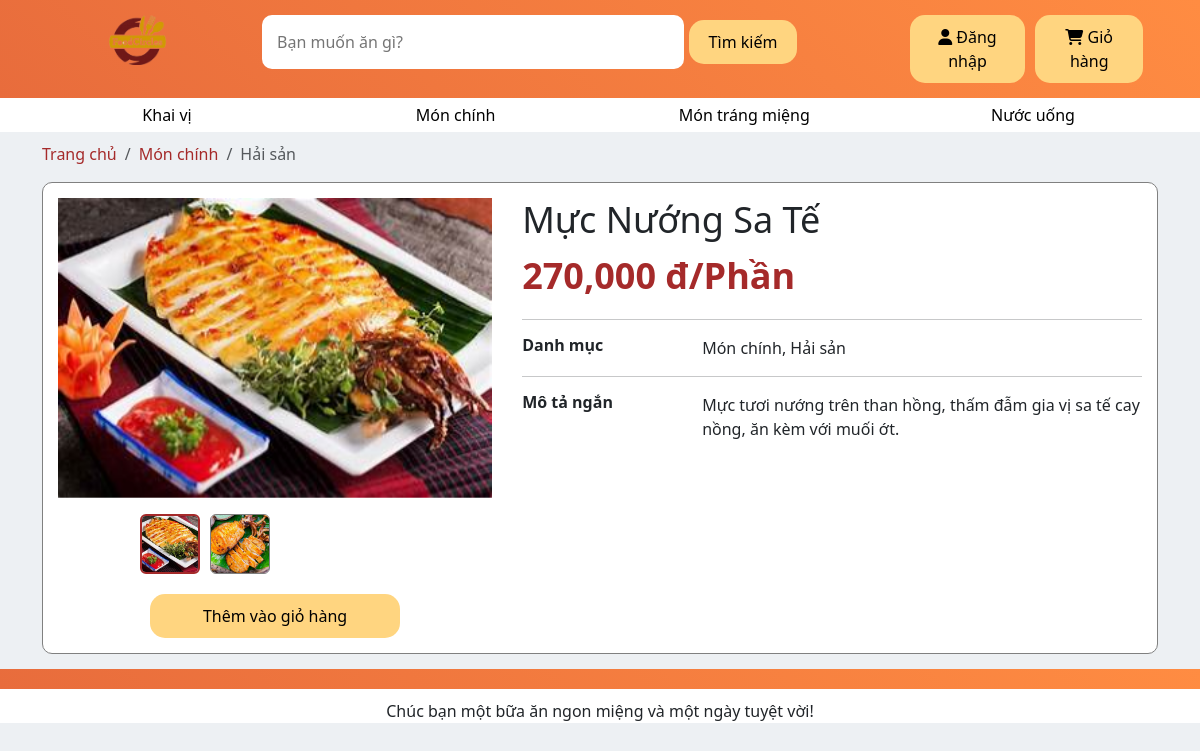
Screenshot of /Món chính/Hải sản/Mực Nướng Sa Tế/ with the database file from the repository.
### products/models.py (models this page shows, shortened)
class Category_lv1(models.Model):
    UNIT_TYPE_CHOICES = [
        ('Khai vị', 'Khai vị'),
        ('Món chính', 'Món chính'),
        ('Món tráng miệng', 'Món tráng miệng'),
        ('Nước uống', 'Nước uống'),
    ]
    cate_1 = models.CharField(max_length=500, choices=UNIT_TYPE_CHOICES) # Tên phân loại món ăn cấp 1
    def __str__(self) -> str:
        return self.cate_1

class Category_lv2(models.Model):
    cate_1 = models.ForeignKey(Category_lv1, on_delete=models.SET_NULL, null=True, blank=False) # Khóa ngoại tham chiếu đến phân loại món ăn cấp 1
    cate_2 = models.CharField(max_length=500) # Tên phân loại món ăn cấp 2
    num_products = models.IntegerField(default=0) # Số loại món ăn thuộc phân loại cấp 2
    def __str__(self) -> str:
        return self.cate_2

class Product(models.Model):
    prod_name = models.CharField(max_length=500) # Tên món ăn
    prod_price = models.IntegerField() # Giá món ăn
    prod_cate_lv1 = models.ForeignKey(Category_lv1, on_delete=models.SET_NULL, null=True, blank=False) # Khóa ngoại tham chiếu đến phân loại món ăn cấp 1
    prod_cate_lv2 = models.ForeignKey(Category_lv2, on_delete=models.SET_NULL, null=True, blank=False) # Khóa ngoại tham chiếu đến phân loại món ăn cấp 2
    prod_description = models.CharField(max_length=500,null=True, blank=False) # Thông tin về món ăn
    def formatted_price(self):
        return "{:,.0f}".format(self.prod_price)

### products/views.py (the view)
# urls.py: path('<str:cate_lv1_name>/<str:cate_lv2_name>/<str:product_name>/', views.ChiTietSanPham, name='product_detail'),
def ChiTietSanPham(request, cate_lv1_name, cate_lv2_name, product_name):
    cate_lv1 = get_object_or_404(Category_lv1, cate_1=cate_lv1_name)
    cate_lv2 = get_object_or_404(Category_lv2, cate_2=cate_lv2_name, cate_1=cate_lv1)
    product = get_object_or_404(Product, prod_name=product_name, prod_cate_lv1=cate_lv1, prod_cate_lv2=cate_lv2)
    images = Product_Image.objects.filter(product=product)
    images_with_url = [{'url': img.ImageURL, 'is_avatar': img.is_avatar} for img in images]
    product.prod_price_formatted = product.formatted_price()
    breadcrumb = [
        {"name": "Trang chủ", "url": "/"},
        {"name": cate_lv1.cate_1, "url": f"/{cate_lv1.cate_1}/"},
        {"name": cate_lv2.cate_2, "url": f"/{cate_lv1.cate_1}/{cate_lv2.cate_2}/"}
    ]
    context = {
        'cate_lv1': cate_lv1,
        'cate_lv2': cate_lv2,
        'product': product,
        'images': images_with_url,
        'breadcrumb': breadcrumb
    }
    return render(request, 'ChiTietSanPham.html', context)

### products/context_processors.py (called while the page is built)
def nav_categories(request):
    categories_data = []
    categories_lv1 = Category_lv1.objects.all()
    for cate_lv1 in categories_lv1:
        categories_lv2 = Category_lv2.objects.filter(cate_1=cate_lv1)
        categories_data.append({
            "cate_lv1": cate_lv1,
            "categories_lv2": categories_lv2
        })
    return {
        "categories_data": categories_data
    }

def cart_item_count(request):
    if request.user.is_authenticated:
        customer = request.user
        cart_items = Cart.objects.filter(cart_customer=customer)
        item_count = cart_items.count()  # Số loại sản phẩm trong giỏ hàng
    else:
        item_count = 0  # Người dùng chưa đăng nhập
    return {'cart_item_count': item_count}

### products/models.py (called while the page is built)
    @property
    def ImageURL(self):
        try:
            url = self.prod_image.url
        except :
            url = ''
        return url

### products/templates/ChiTietSanPham.html (shortened to what this page needs)
{% extends 'base.html' %}
{% load static %}
{% block content %}
<link rel="stylesheet" href="{% static 'css/ctsp_tyle.css' %}">
<section class="bread-crumb">
    <div class="container">
        <nav aria-label="breadcrumb">
            <ol class="breadcrumb">
                {% for item in breadcrumb %}
                    {% if forloop.last %}
                        <li class="breadcrumb-item active" aria-current="page">{{ item.name }}</li>
                    {% else %}
                        <li class="breadcrumb-item"><a href="{{ item.url }}">{{ item.name }}</a></li>
                    {% endif %}
                {% endfor %}
            </ol>
        </nav>
    </div>
</section>
    <section>
        <div class="container">
            <div class="box">
                <div class="col-sm-5">
                    <div id="carouselExampleIndicators" class="carousel slide">
                        <div class="carousel-inner">
                            {% for img in images %}
                            <div class="carousel-item {% if forloop.first %}active{% endif %}" data-bs-slide-to="{{ forloop.counter0 }}">
                                <img src="{{ img.url }}" class="d-block w-100" alt="Slide {{ forloop.counter }}">
                            </div>
                            {% endfor %}
                        </div>
                        <div class="thumbnails-container d-flex align-items-center justify-content-center mt-3">
                            <div class="carousel-thumbnails-wrapper overflow-hidden mx-2">
                                <div class="carousel-thumbnails d-flex">
                                    {% for img in images %}
                                    <img src="{{ img.url }}"
                                        data-bs-target="#carouselExampleIndicators" data-bs-slide-to="{{ forloop.counter0 }}"
                                        class="{% if forloop.first %}active-thumbnail{% endif %}"
                                        alt="Thumbnail {{ forloop.counter }}">
                                    {% endfor %}
                                </div>
                            </div>
                        </div>
                    </div>
                    <div class="addtocart-buy">
                        <button data-product="{{ product.id }}" data-action="add" class="addtocart update-cart">Thêm vào giỏ hàng</button>
                    </div>
                </div>
                <div class="col-sm-7">
                    <h1>{{product.prod_name}}</h1>
                    <div class="product-info">
                        <p class="price">{{product.prod_price_formatted}} đ/Phần</p>
                    </div>
                    <div class="overall">
                        <hr>
                        <div class="overall-item">
                            <h3>Danh mục</h3>
                            <p>{{product.prod_cate_lv1}}, {{product.prod_cate_lv2}}</p>
                        </div>
                        <hr>
                        <div class="overall-item">
                            <h3>Mô tả ngắn</h3>
                            <p>{{product.prod_description}}</p>
                        </div>
                    </div>
                </div>
            </div>
        </div>
    </section>
{% endblock %}

### products/templates/base.html (shortened to what this page needs)
{% load static %}
<!doctype html>
<html lang="en">
<head>
    <link href="https://cdn.jsdelivr.net/npm/bootstrap@5.3.3/dist/css/bootstrap.min.css" rel="stylesheet"
>
    <link rel="stylesheet" href = "{% static 'css/base.css' %}">
</head>
<body>
    <header>
        <div class="container">
            <div class="main-header">
                <div class="row">
                    <div class="col-xl-2">
                        <a href="{% url 'TrangChu' %}">
                            <div class="logo">
                                <img src="{% static 'image\logo.png' %}" alt="Logo">
                            </div>
                        </a>
                    </div>
                    <div class="col-xl-7">
                        <form class="search" method = POST action = "{% url "TimKiem" %}">
                            <input class="search-bar" type="search"
                                placeholder="Bạn muốn ăn gì?" name="searched" required>
                            <button class="search-btn" type="submit">Tìm kiếm</button>
                        </form>
                    </div>
                    <div class="col-xl-3">
                        {% if user.is_authenticated %}
                            <div class="customer">
                                <div class="dropdown">
                                    <button><i class="fa-solid fa-user"></i> {{ user.username }}</button>
                                    <div class="dropdown-content">
                                        <ul>
                                            <li>
                                                <a href="{% url 'TrangCaNhan' %}">
                                                    Thông tin cá nhân
                                                </a>
                                            </li>
                                            <li>
                                                <a href="{% url 'DonHangCuaToi' %}">
                                                    Đơn hàng của tôi
                                                </a>
                                            </li>
                                            <li>
                                                <a href="{% url 'DangXuat' %}" id="logout-link">
                                                    Đăng xuất
                                                </a>
                                            </li>
                                        </ul>
                                    </div>
                                </div>
                                {% comment %} Nếu có sản phẩm trong giỏ mới hiện {% endcomment %}
                                {% if cart_item_count > 0 %}
                                <p class="qnt_item">{{ cart_item_count }}</p>
                                {% endif %}
                                <button class="cart" onclick="window.location.href = '{% url 'GioHang' %}'">
                                    <i class="fa-solid fa-cart-shopping"></i> Giỏ hàng
                                </button>
                            </div>
                        {% else %}
                            <div class="customer">
                                <button onclick="window.location.href = '{% url 'DangNhap' %}'">
                                    <i class="fa-solid fa-user"></i> Đăng nhập
                                </button>
                                <button class="cart" onclick="window.location.href = '{% url 'DangNhap' %}'" >
                                    <i class="fa-solid fa-cart-shopping"></i> Giỏ hàng
                                </button>
                            </div>
                        {% endif %}
                    </div>
                </div>
            </div>
        </div>
    </header>
    <nav>
        <div class="container">
            <ul>
                {% for data in categories_data %}
                    <li class="dropdown">
                        <a href="{% url 'categories_products' data.cate_lv1.cate_1 %}">
                            {{ data.cate_lv1.cate_1 }}
                        </a>
                    </li>
                {% endfor %}
            </ul>
        </div>
    </nav>
    {% block content %}
    {% endblock %}
    <footer>
        <div class = "container">
            <p>Chúc bạn một bữa ăn ngon miệng và một ngày tuyệt vời!</p>
        </div>
    </footer>
</body>
</html>

### static/css/base.css (style rules this page uses)
:root { --background-color1: #EDF0F3; }
* { font-weight: 500; }
body { background-color: var(--background-color1); }
a { text-decoration: none; color: black; }
ul { padding-left: 0px; list-style-type: none; }
header { background: linear-gradient(45deg, #E86C3C, #FF8C42); }
footer { background: white; }
header .main-header { padding: 15px; }
header .main-header .search { padding-left: 20px; }
header .main-header .search .search-bar { width: 70%; padding: 15px 15px; border: none; border-radius: 10px; }
header .main-header .customer { height: 100%; display: flex; justify-content: space-between; padding-left: 10px; align-items: center; }
header .main-header .customer button { margin-left: 10px; }
footer { padding-top: 30px; position: relative; }
footer::before { content: ""; background: linear-gradient(45deg, #E86C3C, #FF8C42); width: 100%; height: 20px; top: 0; position: absolute; }
footer p { text-align: center; margin-bottom: 0px; }
button { padding: 10px 20px; border-radius: 15px; border: none; background: #FFD580; color: black; }
nav { background-color: white; margin-bottom: 10px; }
nav ul { display: flex; justify-content: space-between; margin-bottom: 0px; }
nav ul li { width: 250px; padding: 5px; text-align: center; }
nav ul li a { color: black; width: 100%; }
nav .dropdown { position: relative; display: inline-block; }
.breadcrumb { background-color: #EDF0F3; }
.breadcrumb-item a { color: brown; }
header .main-header .logo { display: flex; justify-content: center; }
header .main-header .logo img { width: 50%; }

### static/css/ctsp_tyle.css (style rules this page uses)
.thumbnails-container { display: flex; align-items: center; justify-content: center; }
.carousel-inner img { width: 510px; height: 300px; }
.carousel-thumbnails-wrapper { overflow: hidden; width: calc(60px * 4 + 10px * 3); }
.carousel-thumbnails { display: flex; transition: transform 0.3s ease; }
.carousel-thumbnails img { width: 60px; height: 60px; cursor: pointer; margin-right: 10px; border: 1px solid gray; border-radius: 10%; object-fit: cover; }
.carousel-thumbnails img:last-child { margin-right: 0; }
.carousel-thumbnails img.active-thumbnail { border: 2px solid brown; }
.addtocart-buy { display: flex; justify-content: center; align-items: center; margin-top: 20px; }
.addtocart-buy button { width: 250px; }
.addtocart-buy .addtocart { padding: 10px 20px; border-radius: 15px; border: none; background: #FFD580; color: black; }
.box h1 { font-size: 36px; }
.price { font-size: 36px; font-weight: bold; color: brown; margin: 2px 0; }
.overall-item { display: flex; gap: 10px; }
.overall-item h3 { font-weight: bold; font-size: 16px; width: 170px; margin-bottom: 0; }
.overall-item p { margin-bottom: 0; font-size: 16px; flex: 1; word-wrap: break-word; }
.overall p { font-weight:normal; }
.box { background-color: white; border: 1px solid gray; border-radius: 10px; display: flex; margin-bottom: 15px; }
.box .col-sm-5 { padding: 15px; }
.box .col-sm-7 { padding: 15px; }

### rows the page displays
Category_lv1: cate_lv1.cate_1 "Khai vị"
Category_lv1: cate_lv1.cate_1 "Món chính", name "Món chính"
Category_lv1: cate_lv1.cate_1 "Món tráng miệng"
Category_lv1: cate_lv1.cate_1 "Nước uống"
Category_lv2: name "Hải sản"
Product: prod_name "Mực Nướng Sa Tế", prod_price_formatted "270,000", prod_cate_lv1 "Món chính", prod_cate_lv2 "Hải sản", prod_description "Mực tươi nướng trên than hồng, thấm đẫm gia vị sa tế cay nồng, ăn kèm với muối ớt."

### other values shown
{{ item.name }} "Trang chủ"
